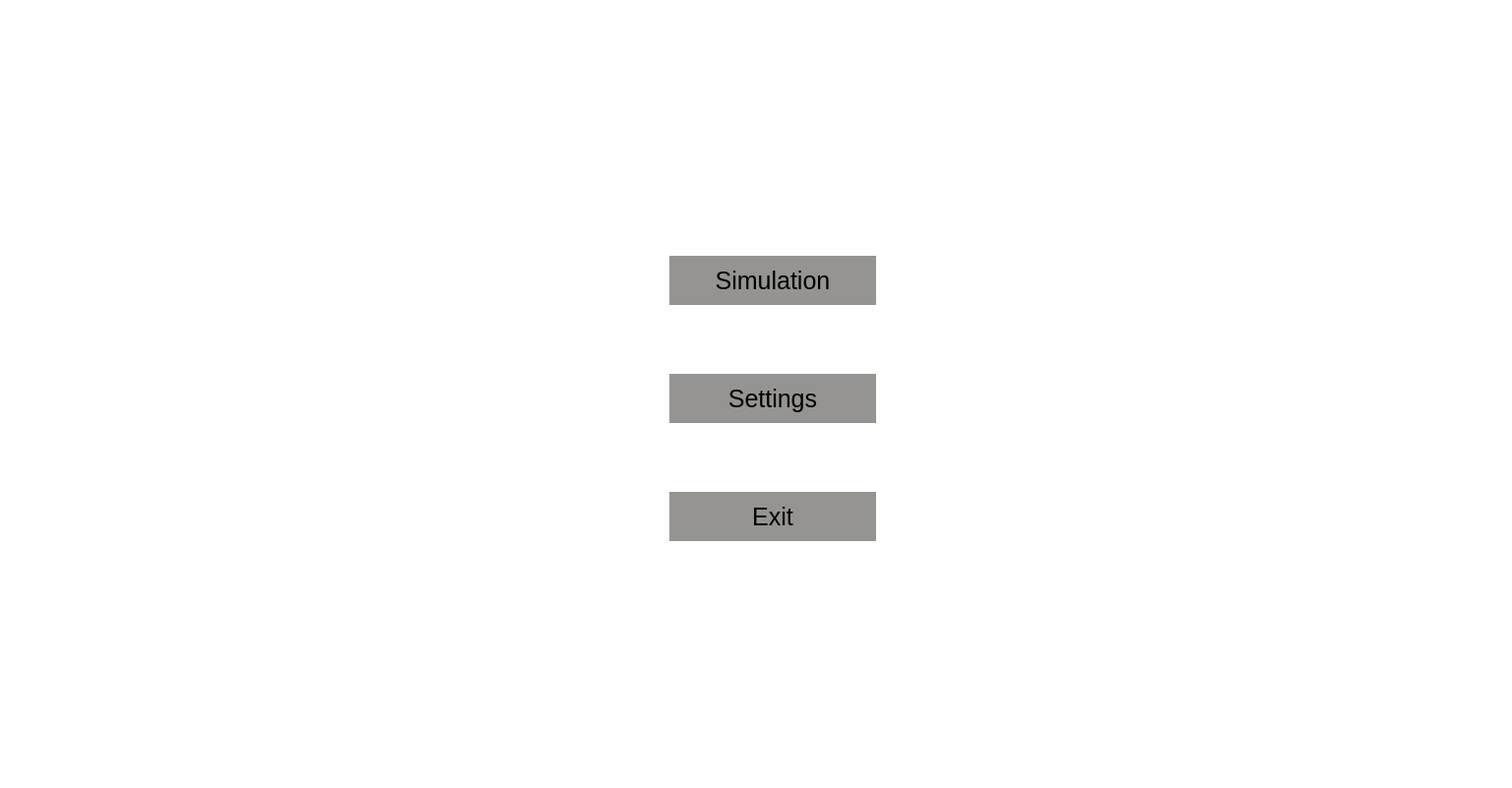
<?xml version="1.0" encoding="UTF-8"?>
<ui version="4.0">
 <class>StartWindow</class>
 <widget class="QMainWindow" name="StartWindow">
  <property name="geometry">
   <rect>
    <x>0</x>
    <y>0</y>
    <width>1536</width>
    <height>801</height>
   </rect>
  </property>
  <property name="windowTitle">
   <string>MainWindow</string>
  </property>
  <property name="styleSheet">
   <string notr="true">background-color: rgb(255, 255, 255);</string>
  </property>
  <widget class="QWidget" name="centralwidget">
   <widget class="QPushButton" name="createSimulation">
    <property name="geometry">
     <rect>
      <x>680</x>
      <y>260</y>
      <width>210</width>
      <height>50</height>
     </rect>
    </property>
    <property name="styleSheet">
     <string notr="true">font-size : 25px;
background-color: rgb(149, 148, 145);
border:  outset
</string>
    </property>
    <property name="text">
     <string>Simulation</string>
    </property>
   </widget>
   <widget class="QPushButton" name="settings">
    <property name="enabled">
     <bool>true</bool>
    </property>
    <property name="geometry">
     <rect>
      <x>680</x>
      <y>380</y>
      <width>210</width>
      <height>50</height>
     </rect>
    </property>
    <property name="styleSheet">
     <string notr="true">font-size : 25px;
background-color: rgb(149, 148, 145);
border:  outset</string>
    </property>
    <property name="text">
     <string>Settings</string>
    </property>
    <property name="checkable">
     <bool>false</bool>
    </property>
   </widget>
   <widget class="QPushButton" name="exit">
    <property name="geometry">
     <rect>
      <x>680</x>
      <y>500</y>
      <width>210</width>
      <height>50</height>
     </rect>
    </property>
    <property name="styleSheet">
     <string notr="true">font-size : 25px;
background-color: rgb(149, 148, 145);
border:  outset</string>
    </property>
    <property name="text">
     <string>Exit</string>
    </property>
   </widget>
   <widget class="QGraphicsView" name="graphicsView">
    <property name="geometry">
     <rect>
      <x>-30</x>
      <y>-50</y>
      <width>1601</width>
      <height>911</height>
     </rect>
    </property>
    <property name="styleSheet">
     <string notr="true">border-image: url(:/new/icons/img/background.jpg) 0 0 0 0 stretch stretch;</string>
    </property>
   </widget>
   <zorder>graphicsView</zorder>
   <zorder>createSimulation</zorder>
   <zorder>settings</zorder>
   <zorder>exit</zorder>
  </widget>
  <widget class="QMenuBar" name="menuBar">
   <property name="geometry">
    <rect>
     <x>0</x>
     <y>0</y>
     <width>1536</width>
     <height>25</height>
    </rect>
   </property>
  </widget>
 </widget>
 <resources/>
 <connections/>
</ui>
